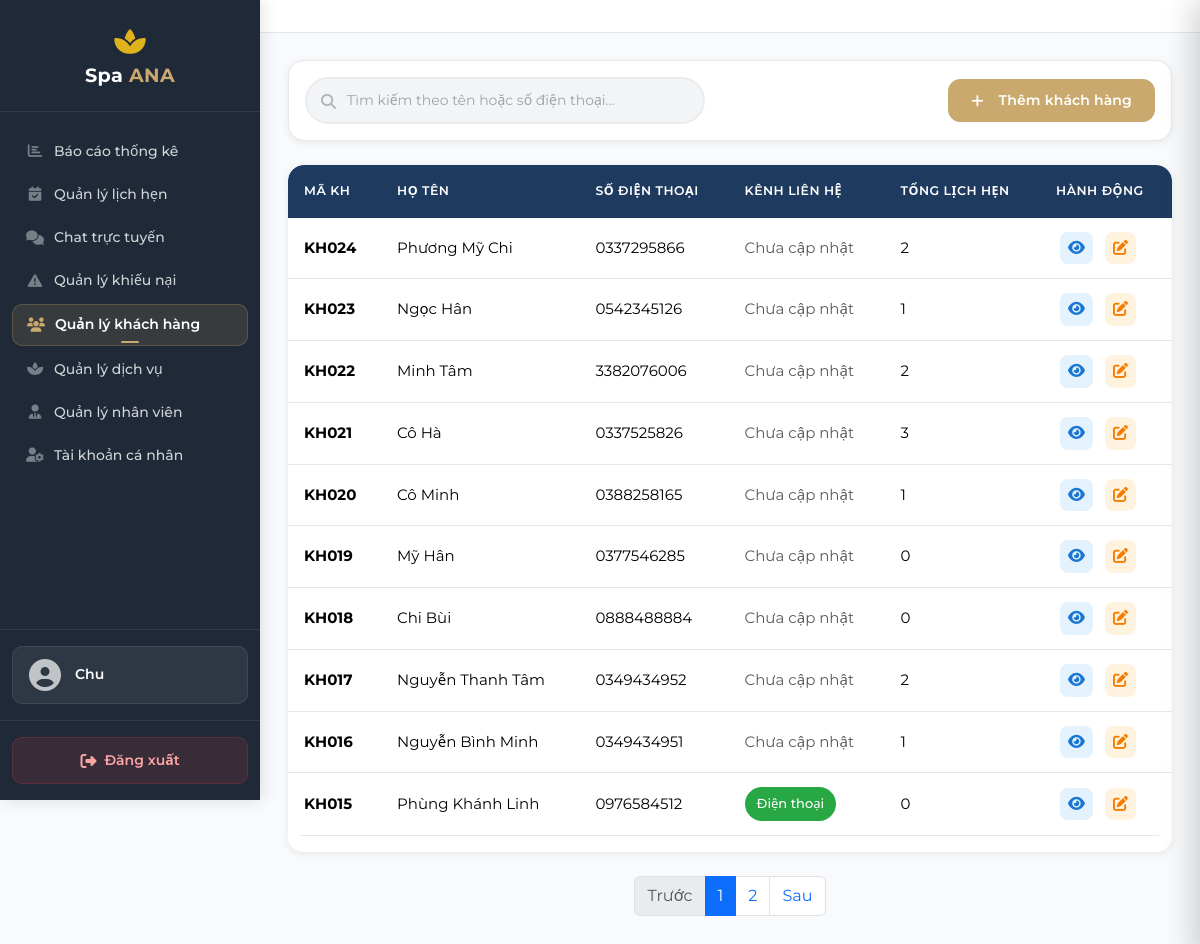
The app's page /manage/customers/ (signed in), older data.
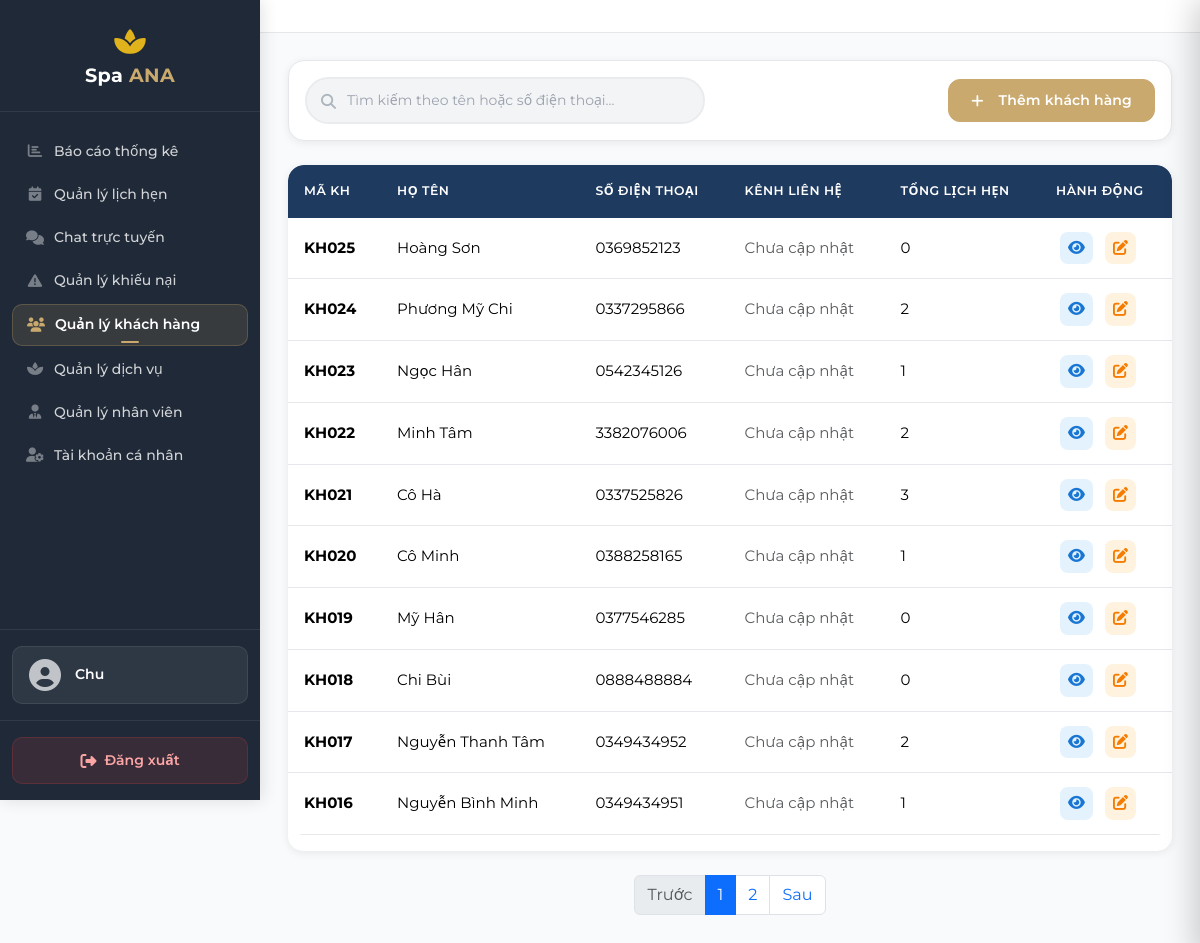
The same page, newer data.
### customers/models.py (models this page shows, shortened)
class CustomerProfile(models.Model):
    GENDER_CHOICES = [
        ('Nam', 'Nam'),
        ('Nu', 'Nữ'),
        ('Khac', 'Khác'),
    ]
    user = models.OneToOneField(
        User, on_delete=models.SET_NULL,
        null=True, blank=True,
        related_name='customer_profile',
        verbose_name='User'
    )
    phone = models.CharField(max_length=15, unique=True, verbose_name='Số điện thoại')
    full_name = models.CharField(max_length=100, verbose_name='Họ và tên')
    gender = models.CharField(max_length=10, choices=GENDER_CHOICES, blank=True, null=True, verbose_name='Giới tính')
    dob = models.DateField(blank=True, null=True, verbose_name='Ngày sinh')
    address = models.CharField(max_length=255, blank=True, null=True, verbose_name='Địa chỉ')
    notes = models.CharField(max_length=1000, blank=True, null=True, verbose_name='Ghi chú')
    contact_channel = models.CharField(max_length=20, blank=True, null=True, verbose_name='Kênh liên hệ')
    created_at = models.DateTimeField(auto_now_add=True, verbose_name='Thời điểm tạo hồ sơ')
    updated_at = models.DateTimeField(auto_now=True, null=True, blank=True, verbose_name='Thời điểm cập nhật gần nhất')
    class Meta:
        db_table = 'customer_profiles'
        verbose_name = 'Khách hàng'
        verbose_name_plural = 'Khách hàng'
        ordering = ['-created_at']
        indexes = [models.Index(fields=['phone'])]
        constraints = [
            models.CheckConstraint(
                check=models.Q(gender__in=['Nam', 'Nu', 'Khac']) | models.Q(gender__isnull=True),
                name='customerprofile_gender_valid'
            )
        ]

### customers/views.py (the view, shortened to what this page needs)
# urls.py: path('manage/customers/', views.admin_customers, name='admin_customers'),
@login_required(login_url='accounts:login')
def admin_customers(request):
    if not (request.user.is_staff or request.user.is_superuser):
        messages.error(request, 'Bạn không có quyền truy cập trang này.')
        return redirect('pages:home')
    search_query = request.GET.get('search', '').strip()
    customers_qs = CustomerProfile.objects.select_related('user').filter(
        Q(user__isnull=True) | Q(user__is_staff=False, user__is_superuser=False)
    )
    if search_query:
        customers_qs = customers_qs.filter(
            Q(full_name__icontains=search_query) |
            Q(phone__icontains=search_query)
        )
    customers_qs = customers_qs.order_by('-created_at')
    from django.core.paginator import Paginator, EmptyPage, PageNotAnInteger
    paginator = Paginator(customers_qs, 10) # 10 items per page
    page_number = request.GET.get('page', 1)
    try:
        customers = paginator.get_page(page_number)
    except PageNotAnInteger:
        customers = paginator.get_page(1)
    except EmptyPage:
        customers = paginator.get_page(paginator.num_pages)
    return render(request, 'customers/admin_customers.html', {
        'customers': customers,
        'search_query': search_query,
    })

### templates/customers/admin_customers.html (shortened to what this page needs)
{% extends "manage/base.html" %}
{% load static %}
{% block content %}
<div class="card mb-4">
    <div class="card-body">
        <div class="row align-items-center">
            <div class="col-md-8">
                <form method="GET" action="{% url 'customers:admin_customers' %}" class="search-box m-0 w-100" id="searchFilterForm">
                    <i class="fas fa-search"></i>
                    <input type="text" class="form-control" name="search" id="searchInput" placeholder="Tìm kiếm theo tên hoặc số điện thoại..." value="{{ search_query }}">
                </form>
            </div>
            <div class="col-md-4 text-md-end mt-3 mt-md-0">
                <button class="btn btn-warning" data-bs-toggle="modal" data-bs-target="#addCustomerModal">
                    <i class="fas fa-plus me-2"></i>Thêm khách hàng
                </button>
            </div>
        </div>
    </div>
</div>
<div class="customer-table">
    <div class="table-responsive">
        <table class="table table-hover" id="customerTable">
            <thead>
                <tr>
                    <th>Mã KH</th>
                    <th>Họ tên</th>
                    <th>Số điện thoại</th>
                    <th>Kênh liên hệ</th>
                    <th>Tổng lịch hẹn</th>
                    <th>Hành động</th>
                </tr>
            </thead>
            <tbody id="customerTableBody">
                {% for c in customers %}
                <tr>
                    <td><strong>KH{{ c.id|stringformat:"03d" }}</strong></td>
                    <td>{{ c.full_name }}</td>
                    <td>{{ c.phone }}</td>
                    <td>
                        {% if c.contact_channel %}
                            <span class="contact-badge
                                {% if c.contact_channel == 'Zalo' %}zalo
                                {% elif c.contact_channel == 'Facebook' %}facebook
                                {% elif c.contact_channel == 'Điện thoại' %}dien-thoai
                                {% elif c.contact_channel == 'Khác' %}khac
                                {% else %}mac-dinh
                                {% endif %}">
                                {{ c.contact_channel }}
                            </span>
                        {% else %}
                            <span class="text-muted">Chưa cập nhật</span>
                        {% endif %}
                    </td>
                    <td>
                        {% if c.appointments.count %}
                            {{ c.appointments.count }}
                        {% else %}
                            0
                        {% endif %}
                    </td>
                    <td>
                        <button class="action-btn view"
                            onclick="viewCustomer(
                                '{{ c.id }}',
                                '{{ c.full_name|escapejs }}',
                                '{{ c.phone|escapejs }}',
                                '{% if c.dob %}{{ c.dob|date:"Y-m-d" }}{% endif %}',
                                '{{ c.contact_channel|default:""|escapejs }}',
                                '{{ c.notes|default:""|escapejs }}',
                                '{% if c.appointments.count %}{{ c.appointments.count }}{% else %}0{% endif %}',
                                '{{ c.created_at|date:"Y-m-d" }}',
                                '{{ c.gender|default:""|escapejs }}',
                                '{{ c.address|default:""|escapejs }}'
                            )"
                            title="Xem">
                            <i class="fas fa-eye"></i>
                        </button>
                        <button class="action-btn edit"
                            onclick='editCustomer(
                                "{{ c.id }}",
                                "{{ c.full_name|escapejs }}",
                                "{{ c.phone|escapejs }}",
                                "{% if c.dob %}{{ c.dob|date:'Y-m-d' }}{% endif %}",
                                "{{ c.contact_channel|default:''|escapejs }}",
                                "{{ c.notes|default:''|escapejs }}",
                                "{{ c.gender|default:''|escapejs }}",
                                "{{ c.address|default:''|escapejs }}"
                            )'
                            title="Sửa">
                            <i class="fas fa-edit"></i>
                        </button>
                    </td>
                </tr>
                {% empty %}
                <tr>
                    <td colspan="6" class="text-center py-4">Chưa có khách hàng nào</td>
                </tr>
                {% endfor %}
            </tbody>
        </table>
    </div>
</div>
{% if customers.has_other_pages %}
<nav class="mt-4">
    <ul class="pagination justify-content-center">
        {% if customers.has_previous %}
        <li class="page-item">
            <a class="page-link" href="?page={{ customers.previous_page_number }}{% if search_query %}&search={{ search_query }}{% endif %}">Trước</a>
        </li>
        {% else %}
        <li class="page-item disabled"><a class="page-link" href="#">Trước</a></li>
        {% endif %}
        {% for num in customers.paginator.page_range %}
            {% if customers.number == num %}
            <li class="page-item active"><span class="page-link">{{ num }}</span></li>
            {% elif num > customers.number|add:'-3' and num < customers.number|add:'3' %}
            <li class="page-item"><a class="page-link" href="?page={{ num }}{% if search_query %}&search={{ search_query }}{% endif %}">{{ num }}</a></li>
            {% endif %}
        {% endfor %}
        {% if customers.has_next %}
        <li class="page-item">
            <a class="page-link" href="?page={{ customers.next_page_number }}{% if search_query %}&search={{ search_query }}{% endif %}">Sau</a>
        </li>
        {% else %}
        <li class="page-item disabled"><a class="page-link" href="#">Sau</a></li>
        {% endif %}
    </ul>
</nav>
{% endif %}
<div class="position-fixed bottom-0 end-0 p-3" style="z-index: 1100">
</div>
{% endblock %}

### templates/manage/base.html (shortened to what this page needs)
{% load static %}
<!DOCTYPE html>
<html lang="vi">
<head>
    <link href="https://cdn.jsdelivr.net/npm/bootstrap@5.3.2/dist/css/bootstrap.min.css" rel="stylesheet">
    <link href="https://cdnjs.cloudflare.com/ajax/libs/font-awesome/6.5.1/css/all.min.css" rel="stylesheet">
    <link rel="stylesheet" href="{% static 'css/style.css' %}?v={% now 'His' %}">
    <link rel="stylesheet" href="{% static 'css/admin.css' %}?v={% now 'His' %}">
</head>
<body>
    <div class="admin-layout">
        {% include 'manage/includes/sidebar.html' %}
        <div class="admin-content">
            {% include 'manage/includes/header.html' %}
            <main class="admin-main">
                {% block content %}{% endblock %}
            </main>
        </div>
    </div>
</body>
</html>

### templates/manage/includes/sidebar.html (shortened to what this page needs)
{% load static %}
<nav class="admin-sidebar" id="sidebar">
    <div class="sidebar-header">
        <i class="fas fa-spa fa-2x mb-2" style="color: #E0B21B;"></i>
        <h3>Spa <span>ANA</span></h3>
    </div>
    <ul class="nav flex-column sidebar-nav">
        {% if request.user.is_superuser %}
        <li class="nav-item">
            <a class="nav-link {% if request.resolver_match.url_name == 'admin_reports' %}active{% endif %}" href="{% url 'reports:admin_reports' %}">
                <i class="fas fa-chart-bar"></i>
                Báo cáo thống kê
            </a>
        </li>
        {% endif %}
        <li class="nav-item">
            <a class="nav-link {% if request.resolver_match.url_name == 'admin_appointments' %}active{% endif %}" href="{% url 'appointments:admin_appointments' %}">
                <i class="fas fa-calendar-check"></i>
                <span class="sidebar-link-label">Quản lý lịch hẹn</span>
            </a>
        </li>
        <li class="nav-item">
            <a class="nav-link sidebar-chat-link {% if request.resolver_match.url_name == 'admin_live_chat' %}active{% endif %}" href="{% url 'chat:admin_live_chat' %}">
                <i class="fas fa-comments"></i>
                <span class="sidebar-link-label">Chat trực tuyến</span>
            </a>
        </li>
        <li class="nav-item">
            <a class="nav-link {% if request.resolver_match.url_name == 'admin_complaints' %}active{% endif %}" href="{% url 'complaints:admin_complaints' %}">
                <i class="fas fa-exclamation-triangle"></i>
                <span class="sidebar-link-label">Quản lý khiếu nại</span>
            </a>
        </li>
        <li class="nav-item">
            <a class="nav-link {% if request.resolver_match.url_name == 'admin_customers' %}active{% endif %}" href="{% url 'customers:admin_customers' %}">
                <i class="fas fa-users"></i>
                Quản lý khách hàng
            </a>
        </li>
        <li class="nav-item">
            <a class="nav-link {% if request.resolver_match.url_name == 'admin_services' %}active{% endif %}" href="{% url 'spa_services:admin_services' %}">
                <i class="fas fa-spa"></i>
                Quản lý dịch vụ
            </a>
        </li>
        {% if request.user.is_superuser %}
        <li class="nav-item">
            <a class="nav-link {% if request.resolver_match.url_name == 'admin_staff' %}active{% endif %}" href="{% url 'staff:admin_staff' %}">
                <i class="fas fa-user-tie"></i>
                Quản lý nhân viên
            </a>
        </li>
        {% endif %}
        <li class="nav-item">
            <a class="nav-link {% if request.resolver_match.url_name == 'admin_profile' %}active{% endif %}" href="{% url 'admin_panel:admin_profile' %}">
                <i class="fas fa-user-cog"></i>
                Tài khoản cá nhân
            </a>
        </li>
    </ul>
    <div class="sidebar-user-info">
        <div class="user-avatar-section">
            <div class="user-avatar">
                <i class="fas fa-user-circle"></i>
            </div>
            <div class="user-name">
                {% if request.user.customerprofile.full_name %}
                    {{ request.user.customerprofile.full_name }}
                {% else %}
                    {{ request.user.username }}
                {% endif %}
            </div>
        </div>
    </div>
    <div class="sidebar-footer">
        <a href="{% url 'admin_panel:admin_logout' %}" class="btn btn-logout logout-link">
            <i class="fas fa-sign-out-alt"></i>
            Đăng xuất
        </a>
    </div>
</nav>

### templates/manage/includes/header.html (shortened to what this page needs)
{% load static %}
<header class="admin-header">
</header>

Row changes from the older to the newer data that the page shows:
no longer on this page (row unchanged): CustomerProfile: id "015", full_name "Phùng Khánh Linh", phone "0976584512", contact_channel "Điện thoại"
added CustomerProfile: id "025", full_name "Hoàng Sơn", phone "0369852123", shows "Chưa cập nhật"
